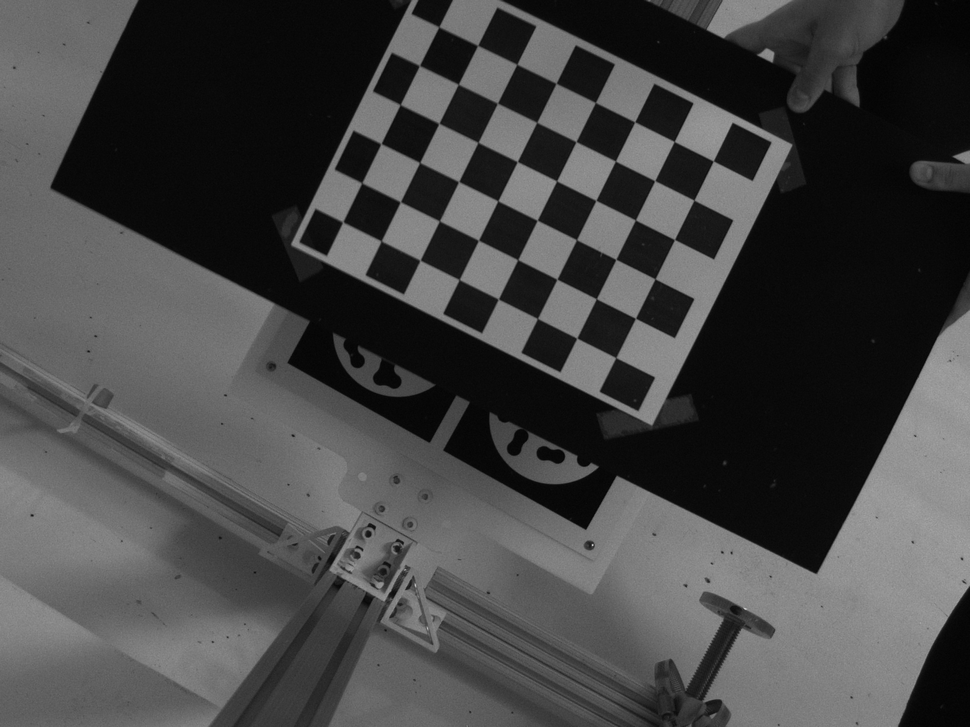
#> input picture underwater1100/left-0000.png, 970 x 727 px, shrunk from 1440 x 1080 before the run; its folder holds only this picture in this run
$ python calibration.py   (older library calls are emulated)
#> lines starting #> are read from the running program, lines starting #| are printed output that depends on the picture; long printed decimals are rounded
import sys
import os
import numpy as np
import cv2
import glob
from matplotlib import pyplot as plt
import math

# IMAGES_PATH = "test_images/"
IMAGES_PATH = "underwater1100/"
IMAGES_TYPE = "*.png"
UNDISTORT_OUTFOLDER = "output/"

SQUARE_SIZE = 0.03 #meters
BOARD_HEIGHT = 6
BOARD_WIDTH = 8

# termination criteria
criteria = (cv2.TERM_CRITERIA_EPS + cv2.TERM_CRITERIA_MAX_ITER, 30, 0.001)

# prepare object points, like (0,0,0), (1,0,0), (2,0,0) ....,(6,5,0)
objp = np.zeros((1,BOARD_HEIGHT*BOARD_WIDTH,3), np.float32)
objp[0,:,:2]  = np.mgrid[0:BOARD_WIDTH,0:BOARD_HEIGHT].T.reshape(-1,2) * SQUARE_SIZE

# Arrays to store object points and image points from all the images.
objpoints = [] # 3d point in real world space
imgpoints = [] # 2d points in image plane.
img_shape = None

# Parse chessboards from images
images = glob.glob(IMAGES_PATH + IMAGES_TYPE)

print("Parsing chessboards")

for fname in images:
    img = cv2.imread(fname)
#> img is the input picture: shape (727, 970, 3); min 2, max 210, mean 68.7
    img_shape = img.shape[:2]
    h, w = img.shape[:2]
    gray = cv2.cvtColor(img,cv2.COLOR_BGR2GRAY)

    # Find the chess board corners
    ret, corners = cv2.findChessboardCorners(gray, (BOARD_WIDTH,BOARD_HEIGHT),None)
#> ret = True; corners = 48 rows, first 8: [438.8, 26.78], [477.5, 45.5], [516.8, 64.39], [556.2, 83.26], [595.3, 102.4], [634.6, 121.9], [674.2, 141.5], [713.3, 161]

    # If found, add object points, image points (after refining them)
    if ret == True:
        objpoints.append(objp)

        cv2.cornerSubPix(gray, corners, (11, 11), (-1, -1), criteria)
        imgpoints.append(corners)

        # [6 lines of commented-out code are left out]

print("Calibrating...")

N_OK = len(objpoints)
K = np.zeros((3, 3))
D = np.zeros(4)

DIM = img_shape
print("Found " + str(N_OK) + " valid images for calibration")

# ret, K, D, rvecs, tvecs = cv2.calibrateCamera(objpoints, imgpoints, gray.shape[::-1], None, None)
ret, K, D, rvecs, tvecs = cv2.calibrateCamera(objpoints, imgpoints, gray.shape[::-1], None, None)
#> ret = 0.0708; K = [[2423.2, 0, 418.8], [0, 2432.3, 375.6], [0, 0, 1]]; D = [[-0.772, -14.24, -0.0167, 0.0276, 445.1]]; rvecs = ([0.111, 0.07, 0.459],); tvecs = ([0.0128, -0.239, 1.65],)

print("DIM = " + str(img_shape[::-1]))
#| DIM = (970, 727)
print("K = np.array(" + str(K.tolist()) + ")")
#| K = np.array([[2423.221, 0.0, 418.790], [0.0, 2432.253, 375.632], [0.0, 0.0, 1.0]])
print("D = np.array(" + str(D.tolist()) + ")")
#| D = np.array([[-0.7719, -14.235, -0.01675, 0.02756, 445.144]])
# [5 lines of commented-out code are left out]

print(imgpoints[0])
#> (printed output is left out)
print(objpoints)
#> (printed output is left out)
# print(rvecs[0])
# print(tvecs[0])

# Check the reprojection errors
mean_error = 0
for i in range(len(objpoints)):
    imgpoints2, _ = cv2.projectPoints(objpoints[i], rvecs[i], tvecs[i], K, D)
    error = cv2.norm(imgpoints[i], imgpoints2, cv2.NORM_L2) / len(imgpoints2)
    mean_error += error
#> this loop made 1 pass
#> (error, mean_error) on pass 1: (0.0102, 0.0102)
#> after the loop, mean_error = 0.0102
print( "total error: {}".format(mean_error / len(objpoints)) )
#| total error: 0.01022

# [8 lines of commented-out code are left out]
mapx, mapy = cv2.initUndistortRectifyMap(K, D, None, K, (w, h), cv2.CV_32FC1)
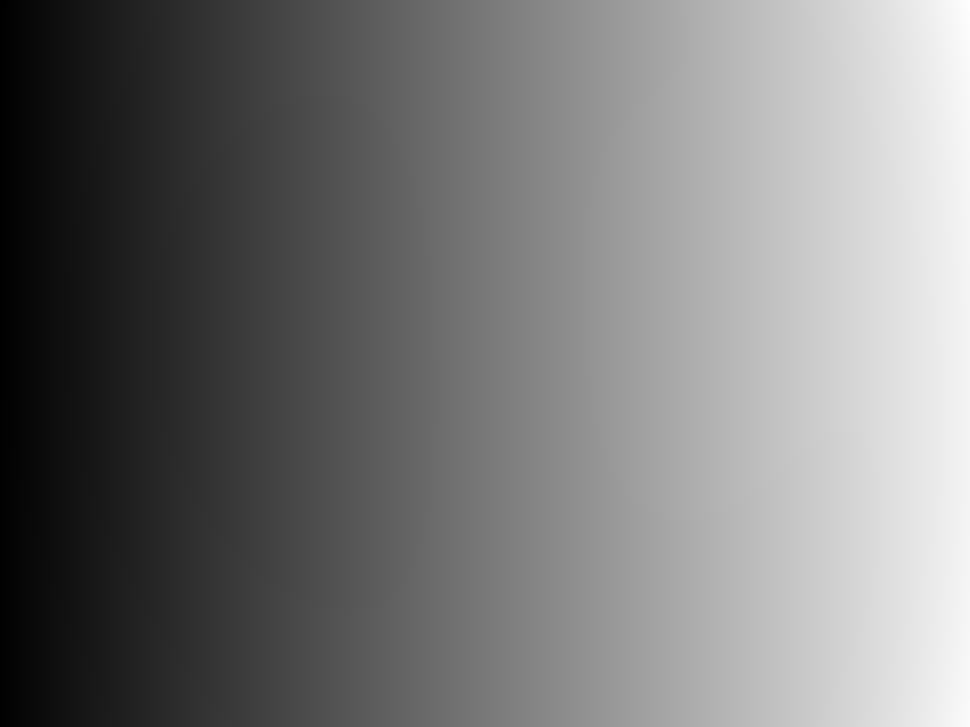
#> mapx: shape (727, 970) float32; min 11.08, max 1012.2, mean 486.8; drawn with min black and max white
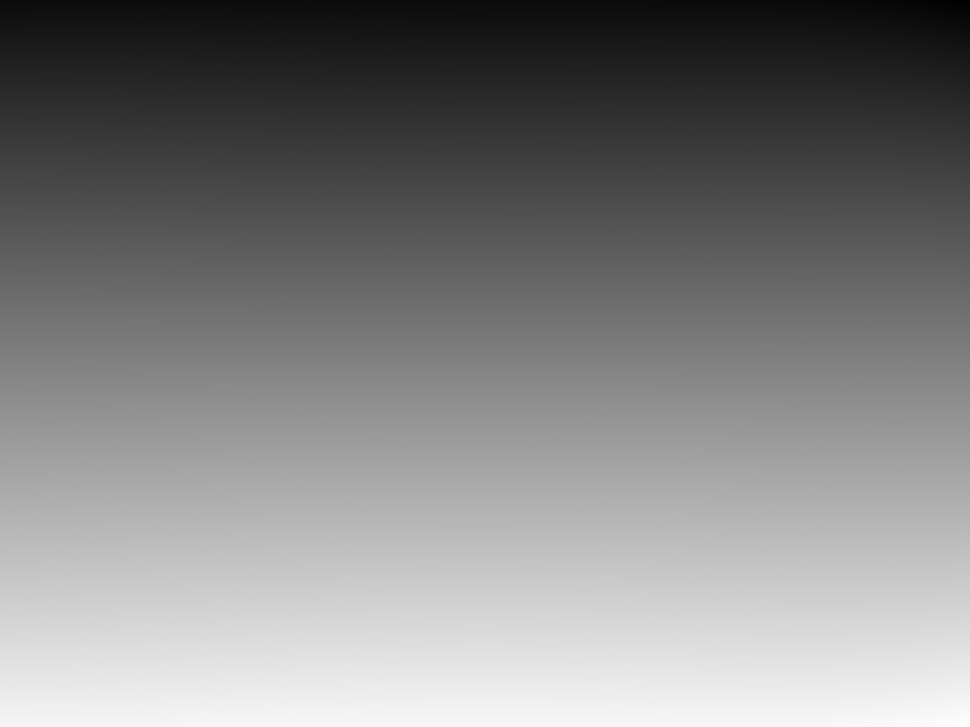
#> mapy: shape (727, 970) float32; min -29.14, max 739.1, mean 361.7; drawn with min black and max white
# print(mapx, mapy)
# print(len(mapx[0]))

# fig,ax=plt.subplots(figsize=(10,20))
# im=ax.imshow(score,cmap='plasma_r') #用cmap设置配色方案
# ax.xaxis.set_ticks_position('top') #设置x轴刻度到上方
# ax.set_xticks(np.arange(len(col))) #设置x轴刻度
# ax.set_yticks(np.arange(len(name))) #设置y轴刻度
# ax.set_xticklabels(mapx) #设置x轴刻度标签
# ax.set_yticklabels(mapy) #设置y轴刻度标签
# fig.colorbar(im,pad=0.03) #设置颜色条

residual = np.zeros((h, w))
for v in range(h):
    for u in range(w):
        # [4 lines of commented-out code are left out]
        residual[v, u] = math.sqrt((mapx[v, u] - u)**2 + (mapy[v, u] - v)**2)
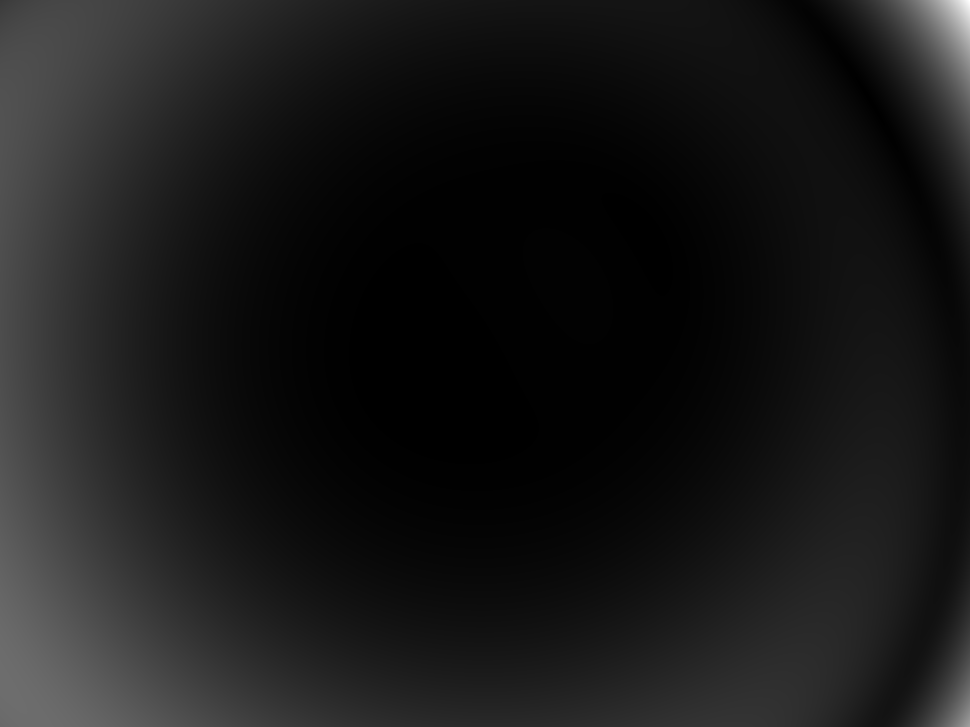
#> residual: shape (727, 970) float64; min 0, max 52.13, mean 5.2; drawn with min black and max white

fig, ax = plt.subplots()
im = ax.imshow(residual)
# ax.set_xticks(np.arange(w))
# ax.set_yticks(np.arange(h))
fig.colorbar(im)

plt.show()
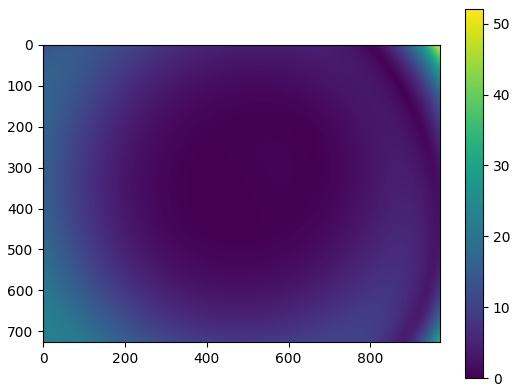
#> figure drawn by matplotlib, 2 panels


# [18 lines of commented-out code are left out]

$ run again, on underwater1100/left-0004.png
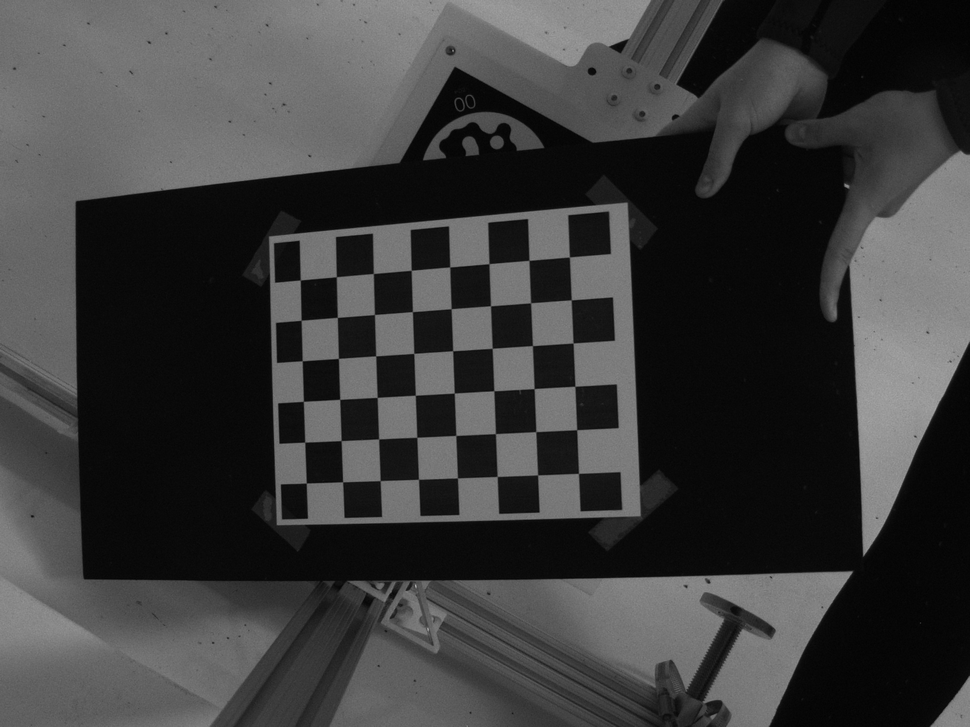
#> input picture underwater1100/left-0004.png, 970 x 727 px, shrunk from 1440 x 1080 before the run
#> img is the input picture: shape (727, 970, 3); min 1, max 175, mean 59.9
#> `ret, corners = cv2.findChessboardCorners(gray, (BOARD_WIDTH,BOARD_HEIG..`: ret = True; corners = 48 rows, first 8: [300.3, 280], [336.4, 276.7], [373.4, 273.5], [411.3, 270.3], [449.6, 266.9], [489, 263.7], [528.9, 260.3], [569.4, 257]
#> `ret, K, D, rvecs, tvecs = cv2.calibrateCamera(objpoints, imgpoints, gr..`: ret = 0.0862; K = [[1242.3, 0, 517.2], [0, 1280.9, 379.3], [0, 0, 1]]; D = [[-0.194, -1.87, -0.00207, -0.00393, -9.38]]; rvecs = ([-0.0561, 0.254, -0.0482],); tvecs = ([-0.166, -0.0734, 0.941],)
#| DIM = (970, 727)
#| K = np.array([[1242.325, 0.0, 517.227], [0.0, 1280.928, 379.266], [0.0, 0.0, 1.0]])
#| D = np.array([[-0.1941, -1.873, -0.002069, -0.003931, -9.383]])
#> (printed output is left out)
#> (printed output is left out)
#> the loop `for i in range(len(objpoints)):` made 1 pass
#> (error, mean_error) on pass 1: (0.0124, 0.0124)
#> after the loop `for i in range(len(objpoints)):`: mean_error = 0.0124
#| total error: 0.01244
#> after the loop `for v in range(h):`:
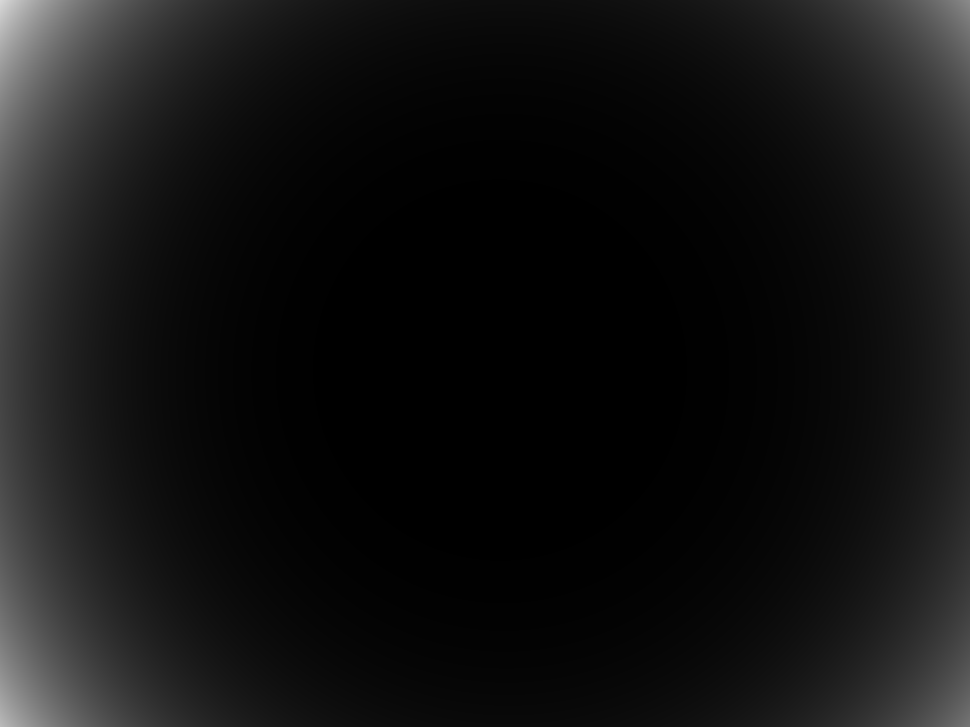
#> residual: shape (727, 970) float64; min 0, max 217, mean 19.3
#> `plt.show()`:
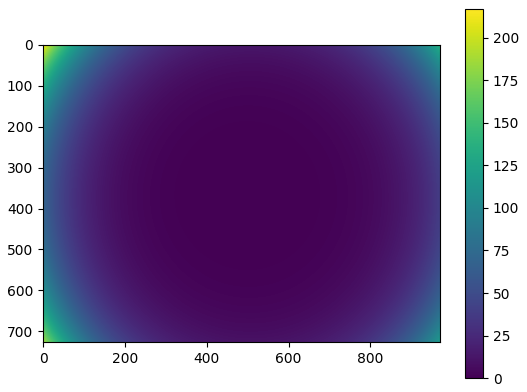
#> figure drawn by matplotlib, 2 panels

$ run again, on underwater1100/left-0005.png
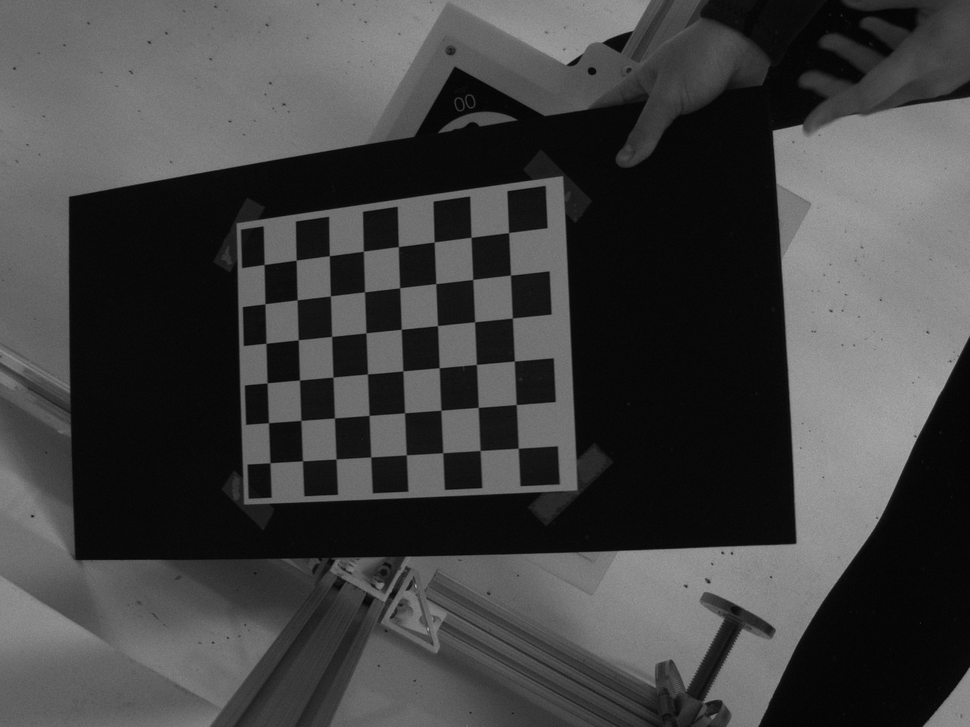
#> input picture underwater1100/left-0005.png, 970 x 727 px, shrunk from 1440 x 1080 before the run
#> img is the input picture: shape (727, 970, 3); min 2, max 170, mean 66.1
#> `ret, corners = cv2.findChessboardCorners(gray, (BOARD_WIDTH,BOARD_HEIG..`: ret = True; corners = 48 rows, first 8: [264, 264.5], [296.2, 260.2], [329.4, 255.7], [363.4, 251.2], [398.3, 246.6], [434.2, 242.1], [471.1, 237.3], [508.5, 232.7]
#> `ret, K, D, rvecs, tvecs = cv2.calibrateCamera(objpoints, imgpoints, gr..`: ret = 0.081; K = [[1415.2, 0, 498.5], [0, 1482.2, 371.9], [0, 0, 1]]; D = [[-0.165, -6.91, -0.000275, 0.00532, 62.12]]; rvecs = ([-0.0734, 0.392, -0.0619],); tvecs = ([-0.186, -0.0814, 1.11],)
#| DIM = (970, 727)
#| K = np.array([[1415.205, 0.0, 498.453], [0.0, 1482.158, 371.933], [0.0, 0.0, 1.0]])
#| D = np.array([[-0.165, -6.912, -0.0002754, 0.005324, 62.123]])
#> (printed output is left out)
#> (printed output is left out)
#> the loop `for i in range(len(objpoints)):` made 1 pass
#> (error, mean_error) on pass 1: (0.0117, 0.0117)
#> after the loop `for i in range(len(objpoints)):`: mean_error = 0.0117
#| total error: 0.0117
#> after the loop `for v in range(h):`:
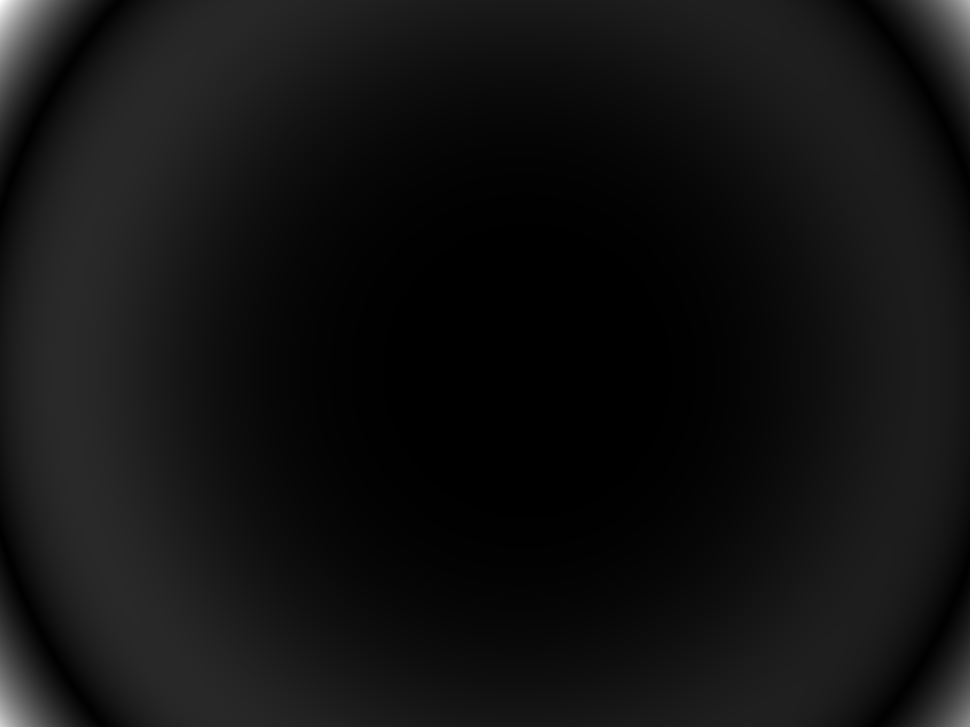
#> residual: shape (727, 970) float64; min 0, max 79.88, mean 5.9; drawn with min black and max white
#> `plt.show()`:
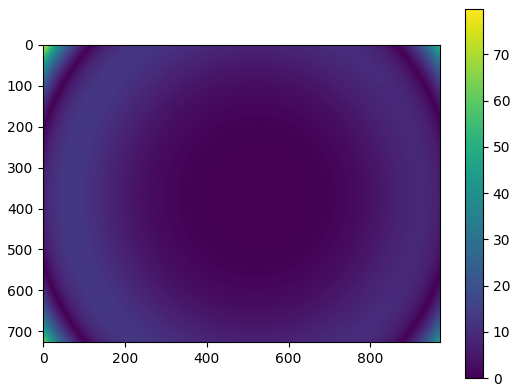
#> figure drawn by matplotlib, 2 panels

$ run again, on underwater1100/left-0006.png
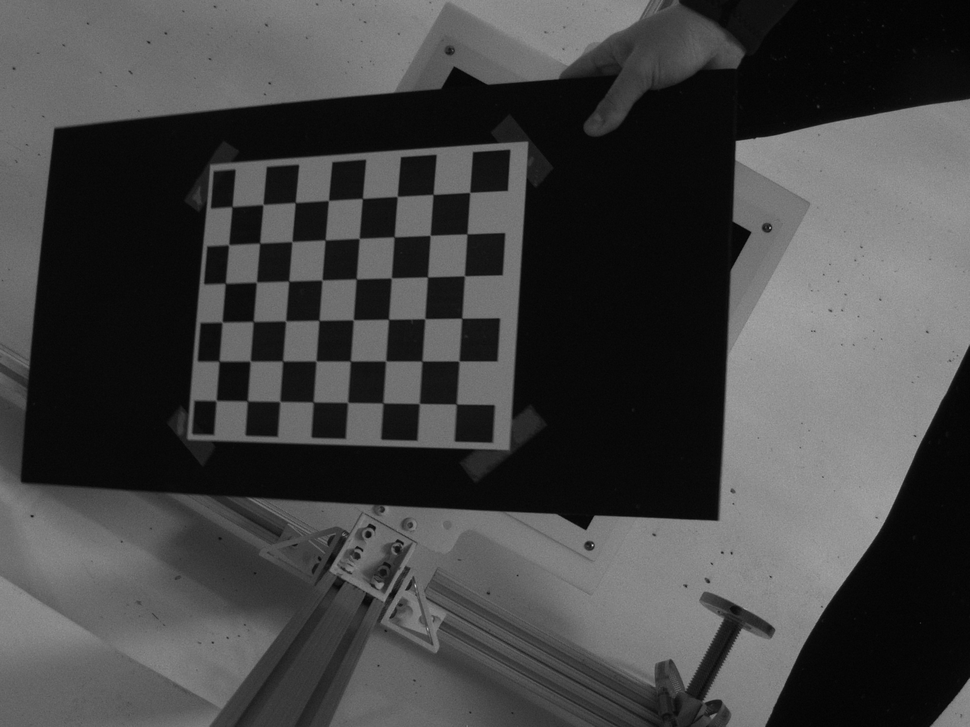
#> input picture underwater1100/left-0006.png, 970 x 727 px, shrunk from 1440 x 1080 before the run
#> img is the input picture: shape (727, 970, 3); min 2, max 223, mean 68
#> `ret, corners = cv2.findChessboardCorners(gray, (BOARD_WIDTH,BOARD_HEIG..`: ret = True; corners = 48 rows, first 8: [231.9, 206.6], [262.9, 204.5], [295.1, 202.4], [328.4, 200.5], [362.3, 198.5], [397.1, 196.5], [433, 194.3], [469.7, 192.5]
#> `ret, K, D, rvecs, tvecs = cv2.calibrateCamera(objpoints, imgpoints, gr..`: ret = 0.0841; K = [[1571.2, 0, 458.7], [0, 1651.1, 415.2], [0, 0, 1]]; D = [[-0.413, -6.9, -0.0148, 0.014, 114.7]]; rvecs = ([-0.119, 0.42, 0.0399],); tvecs = ([-0.184, -0.16, 1.24],)
#| DIM = (970, 727)
#| K = np.array([[1571.152, 0.0, 458.679], [0.0, 1651.114, 415.188], [0.0, 0.0, 1.0]])
#| D = np.array([[-0.4133, -6.899, -0.01477, 0.014, 114.655]])
#> (printed output is left out)
#> (printed output is left out)
#> the loop `for i in range(len(objpoints)):` made 1 pass
#> (error, mean_error) on pass 1: (0.0121, 0.0121)
#> after the loop `for i in range(len(objpoints)):`: mean_error = 0.0121
#| total error: 0.01214
#> after the loop `for v in range(h):`:
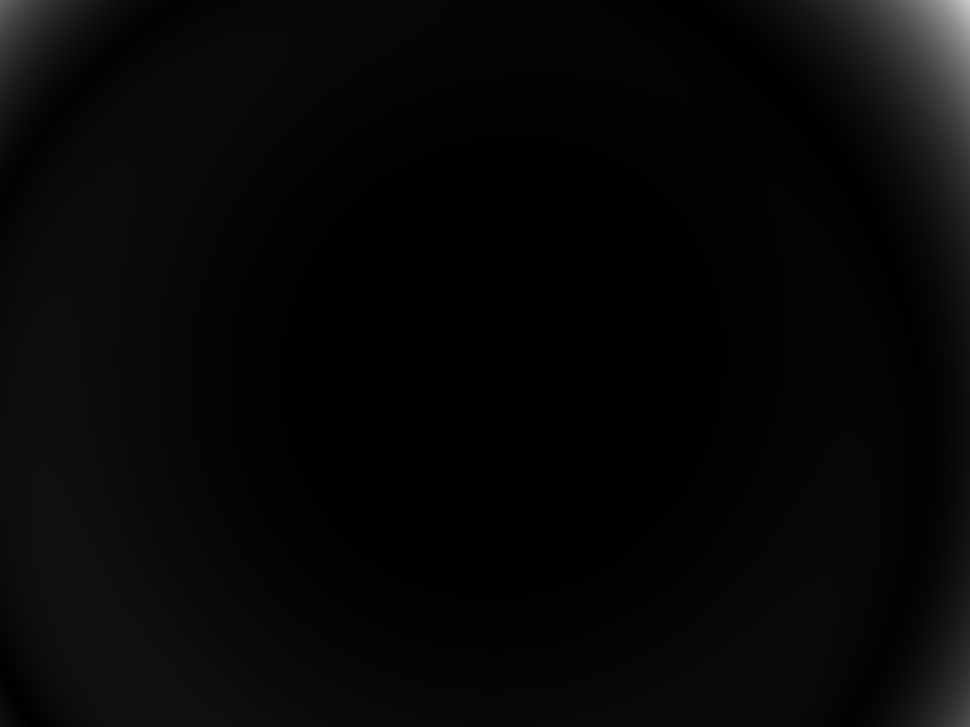
#> residual: shape (727, 970) float64; min 0, max 203.6, mean 7.5
#> `plt.show()`:
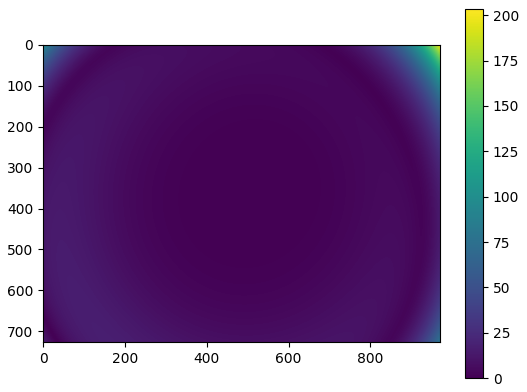
#> figure drawn by matplotlib, 2 panels
